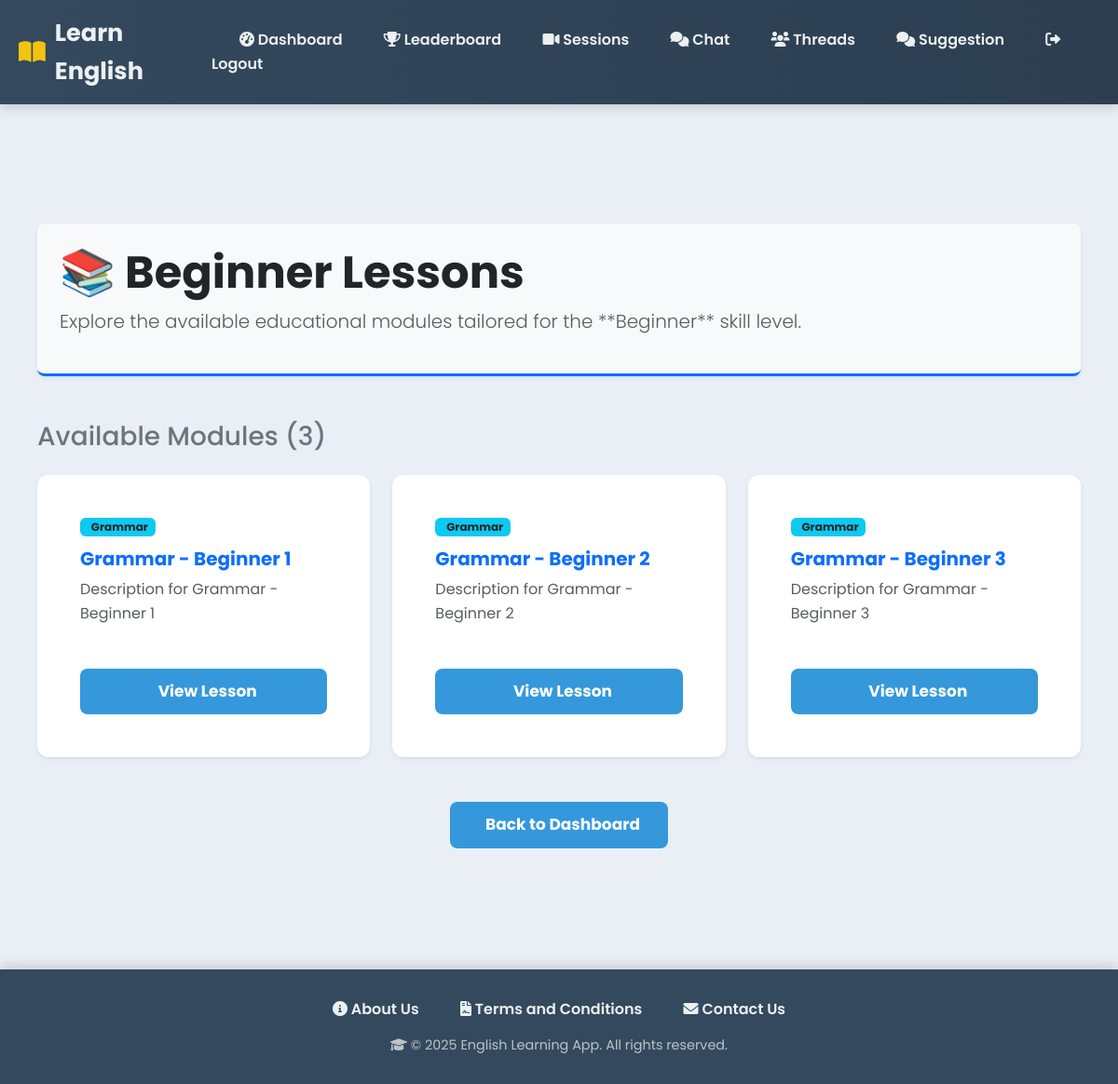
The app's page /lessons/beginner/ (signed in) with its own data.
### myapp/models.py (models this page shows, shortened)
class Lesson(models.Model):
    SKILL_LEVEL_CHOICES = [
        ("beginner", "Beginner"),
        ("intermediate", "Intermediate"),
        ("advanced", "Advanced"),
    ]
    CATEGORY_CHOICES = [
        ("grammar", "Grammar"),
        ("vocabulary", "Vocabulary"),
        ("listening", "Listening"),
        ("speaking", "Speaking"),
    ]
    title = models.CharField(max_length=200)
    description = models.TextField(blank=True)
    skill_level = models.CharField(max_length=20, choices=SKILL_LEVEL_CHOICES)
    category = models.CharField(max_length=20, choices=CATEGORY_CHOICES)
    created_by = models.ForeignKey(
        UserRegister,
        on_delete=models.SET_NULL,
        null=True,
        related_name="lessons_created"
    )
    created_at = models.DateTimeField(auto_now_add=True)

### myapp/views.py (the view)
# urls.py: path("lessons/<str:level>/", views.lesson_by_level, name="lesson_by_level"),
def lesson_by_level(request, level):
    if request.session.get("usertype") != "student":
        return redirect("login")
    lessons = Lesson.objects.filter(skill_level=level)
    return render(request, "lessons_by_level.html", {
        "level": level.capitalize(),
        "lessons": lessons
    })

### templates/lessons_by_level.html (shortened to what this page needs)
{% extends "base.html" %}
{% block content %}
<div class="container mt-5">
    <header class="mb-5 p-4 bg-light rounded-3 shadow-sm border-bottom border-primary border-3">
        <h1 class="display-5 text-dark fw-bold">
            📚 {{ level|capfirst }} Lessons
        </h1>
        <p class="lead text-muted">
            Explore the available educational modules tailored for the **{{ level|capfirst }}** skill level.
        </p>
    </header>
    {% if lessons %}
        <h3 class="mb-4 text-secondary">Available Modules ({{ lessons|length }})</h3>
        <div class="row row-cols-1 row-cols-md-2 row-cols-lg-3 g-4 mb-5">
            {% for lesson in lessons %}
            <div class="col">
                <div class="card h-100 shadow-sm border-0 transition-3d-hover">
                    <div class="card-body d-flex flex-column">
                        <span class="badge bg-info text-dark mb-2 align-self-start">
                             {{ lesson.category|capfirst }}
                        </span>
                        <h5 class="card-title fw-bold text-primary mt-1">{{ lesson.title }}</h5>
                        <p class="card-text text-muted flex-grow-1 mb-3">
                            {{ lesson.description|truncatechars:120 }}
                        </p>
                        <a href="{% url 'lesson_detail' lesson.pk %}" class="btn btn-primary mt-auto">
                             View Lesson
                        </a>
                    </div>
                </div>
            </div>
            {% endfor %}
        </div>
    {% endif %}
    <div class="mt-4 text-center">
        <a href="{% url 'student_dashboard' %}" class="btn btn-secondary btn-lg">
             Back to Dashboard
        </a>
    </div>
</div>
{% endblock %}

### templates/base.html (style rules this page uses)
body { font-family: 'Poppins', 'Segoe UI', Tahoma, Geneva, Verdana, sans-serif; margin: 0; padding: 0; background: #e9eff5; color: #2c3e50; line-height: 1.6; }
.container { padding: 40px 20px; max-width: 1200px; margin: 0 auto; }
.card { background: #ffffff; padding: 30px; margin-bottom: 30px; border-radius: 12px; box-shadow: 0 6px 20px rgba(0,0,0,0.08); }
.btn { display: inline-block; padding: 12px 30px; background: #3498db; color: #fff; border: none; border-radius: 8px; text-decoration: none; cursor: pointer; font-size: 17px; font-weight: 700; transition: background 0.3s, transform 0.2s, box-shadow 0.3s; }

### records on screen
Lesson: category "Grammar", title "Grammar - Beginner 1", description "Description for Grammar - Beginner 1"
Lesson: category "Grammar", title "Grammar - Beginner 2", description "Description for Grammar - Beginner 2"
Lesson: category "Grammar", title "Grammar - Beginner 3", description "Description for Grammar - Beginner 3"

### other values on screen
{{ level|capfirst }} "Beginner"
{{ lessons|length }} "3"
